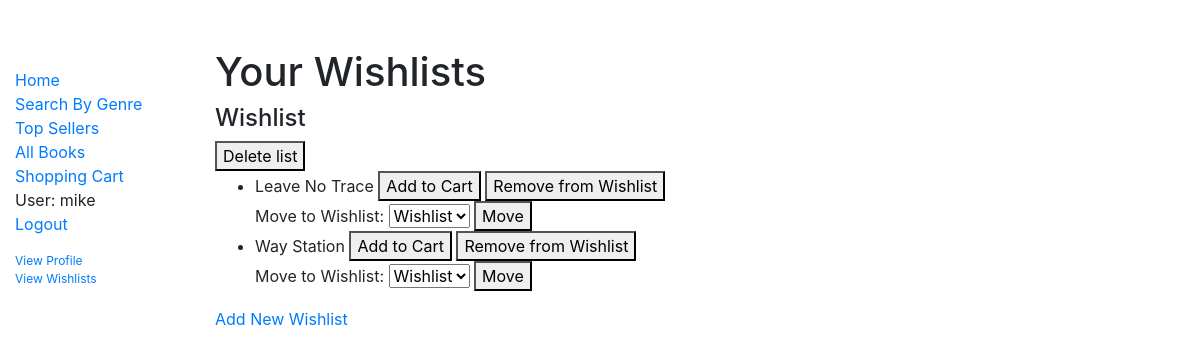
Page /search/wishlists/ (signed in) on the committed database.
### catalog/models.py (models this page shows, shortened)
class Wishlist(models.Model):
    user = models.ForeignKey(User, on_delete=models.CASCADE)
    books = models.ManyToManyField(Book)
    name = models.CharField(max_length=100, default='New Wishlist')

class Book(models.Model):
    title = models.CharField(max_length=200)
    author = models.ForeignKey('Author', on_delete=models.SET_NULL, null=True)
    publisher = models.CharField(max_length=50, default='Publisher')
    publishing_date = models.DateTimeField()
    summary = models.TextField(
        max_length=1000, help_text='Enter a brief description of the book')
    price = models.FloatField(default="9.99")
    genre = models.ManyToManyField(
        Genre, help_text='Select a genre for this book')
    model_pic = models.ImageField(upload_to='pics/', blank=True, null=True)
    slug = models.SlugField()
    class Meta:
        verbose_name_plural = "books"
    def get_add_to_cart_url(self):
        return reverse('add-to-cart', kwargs={
            'slug': self.slug
        })
    def get_remove_from_wishlist_url(self):
        return reverse('remove-from-wishlist', kwargs={
            'slug': self.slug
        })
    def get_transfer_wishlist_url(self):
        return reverse('transfer-wishlist', kwargs={
            'slug': self.slug
        })

### catalog/views.py (the view)
# urls.py: path('wishlists/', views.WishlistsView.as_view(), name='wishlists'),
class WishlistsView(generic.ListView):
    model = Wishlist
    template_name = 'catalog/wishlists.html'
    queryset = Book.objects.all()
    def get_context_data(self, **kwargs):
        context = super().get_context_data(**kwargs)
        if self.request.user.is_authenticated:
            context['wishlists'] = Wishlist.objects.filter(
                user=self.request.user)
        return context

### catalog/templates/catalog/wishlists.html (shortened to what this page needs)
{% extends "base_generic.html" %}
{% block content %}
{% if user.is_authenticated %}
    <h1>Your Wishlists</h1>
    {% for wishlist in wishlists %}
    <h4>{{ wishlist.name }}</h4> <form action="{% url 'delete-wishlist' %}" method="post">{% csrf_token %} <button type="submit" name="del" value="{{wishlist.id}}">Delete list</button></form>
    <ul>
    {% for book in wishlist.books.all %}
    <li>{{ book.title }} <a href="{{book.get_add_to_cart_url}}"> <button type="button">Add to Cart</button> </a>
    <a href="{{book.get_remove_from_wishlist_url}}"> <button type="button">Remove from Wishlist</button> </a>
        <form action="{{book.get_transfer_wishlist_url}}" method="post">
            Move to Wishlist:
            <select name="wish">
                {% for list in wishlists %}
            <option value="{{list.id}}">{{list.name}}</option>
                {% endfor %}
            </select>
            <button type="submit">Move</button>
        </form>
    </li>
    {% endfor %}
    </ul>
    {% endfor %}
    <a href="newwish/">Add New Wishlist</a>
    {% else %}
    <h1>Oops!</h1>
    <p>You are not <a href="{% url 'login' %}">logged in</a>.</p>
{% endif %}
{% endblock %}

### catalog/templates/base_generic.html (shortened to what this page needs)
<!DOCTYPE html>
<html lang="en">
<head>
  <link rel="stylesheet" href="https://stackpath.bootstrapcdn.com/bootstrap/4.1.3/css/bootstrap.min.css">
  {% load static %}
  <link rel="stylesheet" href="{% static 'css/styles.css' %}">
</head>
<body>
  <div class="container-fluid">
    <div class="row">
      <div class="col-sm-2">
      {% block sidebar %}
        <ul class="sidebar-nav">
          <li><a href="{% url 'index' %}">Home</a></li>
          <li><a href="{% url 'search' %}">Search By Genre</a></li>
          <li><a href="{% url 'topsellers' %}">Top Sellers</a></li>
          <li><a href="{% url 'books' %}">All Books</a></li>
          {% if user.is_authenticated %}
          <li><a href="{% url 'shoppingcart' %}">Shopping Cart</a></li>
          <li>User: {{ user.get_username }}</li>
          <li><a href="{% url 'logout'%}?next={{request.path}}">Logout</a></li>
          <p><li style="font-size: 12px"><a href="{% url 'profile'%}">View Profile</a>
          <li style="font-size: 12px"><a href="{% url 'wishlists'%}">View Wishlists</a></p>
          {% else %}
            <li><a href="{% url 'login'%}">Login</a></li>
            <li><a href ="{% url 'signup' %}">Register</a></li>
          {% endif %}
        </ul>
     {% endblock %}
      </div>
      <div class="col-sm-10" id="col-sm-10">{% block content %}{% endblock %}</div>
    </div>
  </div>
</body>
</html>

### catalog/static/css/styles.css (style rules this page uses)
.sidebar-nav { margin-top: 20px; padding: 0; list-style: none; }

### rows in the picture
Wishlist: name "Wishlist", {{ wishlist.id }} 5 (drawn)
Book: title "Leave No Trace"
Book: title "Way Station"

### other values in the picture
{{ user.get_username }} "mike"
form field wish "Wishlist"
